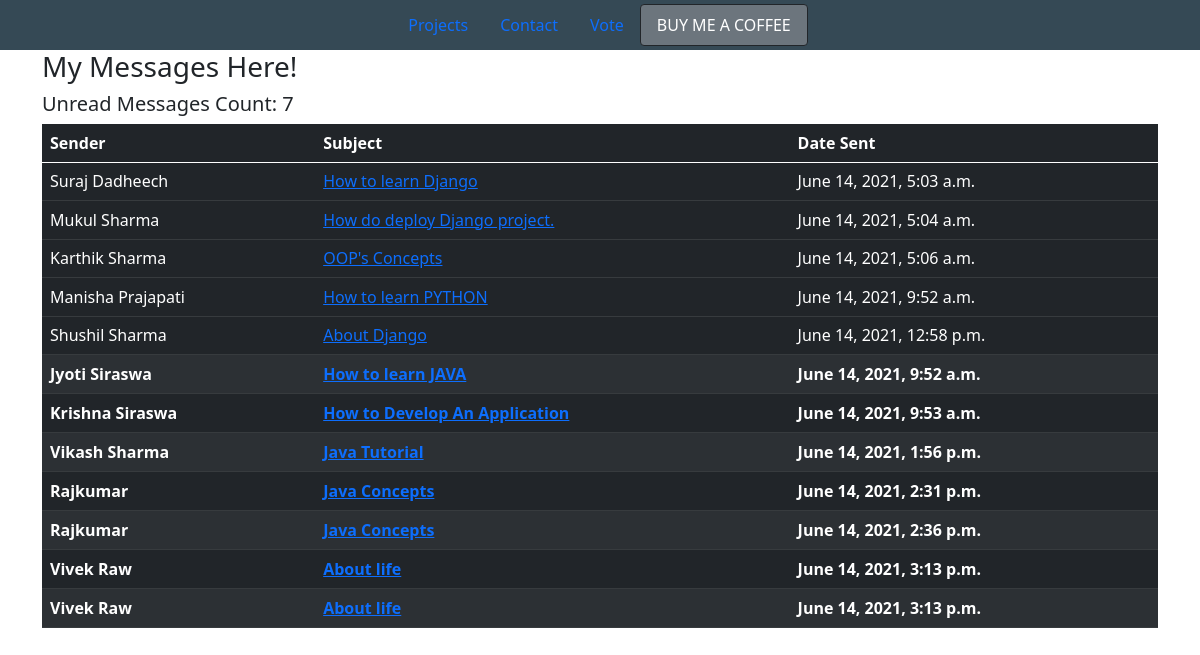
Screenshot of /inbox/ with the database file from the repository.
### base/models.py (models this page shows, shortened)
class Message(models.Model):
    name = models.CharField(max_length=200, null=True)
    email = models.CharField(max_length=200, null=True)
    subject = models.CharField(max_length=200, null=True)
    body = models.TextField()
    is_read = models.BooleanField(default=False)
    created = models.DateTimeField(auto_now_add=True)
    id = models.UUIDField(default=uuid.uuid4, unique=True, primary_key=True, editable=False)

### base/views.py (the view)
# urls.py: path('inbox/', views.inboxPage, name='inbox'),
def inboxPage(request):
    inbox = Message.objects.all().order_by('-is_read')
    unreadCount = Message.objects.filter(is_read=False).count()
    context = {
        'inbox': inbox,
        'unreadCount': unreadCount
    }
    return render(request, 'base/inbox.html', context=context)

### base/templates/base/inbox.html
{% extends 'base/main.html' %}
{% load static %}
{% block content %}
    <div class="container">
        <h3>My Messages Here!</h3>
        <h5>Unread Messages Count: {{ unreadCount }}</h5>
    <table class="table table-dark table-striped">
        <thead>
            <tr>
                <th>Sender</th>
                <th>Subject</th>
                <th>Date Sent</th>
            </tr>
        </thead>
        <tbody>
            {% for message in inbox %}
            {% if message.is_read %}
                <tr></tr>
            {% else %}
                <tr style='font-weight: 900'>
            {% endif %}
                    <td>{{ message.name }}</td>
                    <td>
                    <a href="{% url 'message' message.id %}">
                        {{ message.subject }}
                    </a>
                    </td>
                    <td>{{ message.created }}</td>
                </tr>
            {% endfor %}
        </tbody>
    </table>
    </div>
{% endblock content %}

### static/styles/main.css (style rules this page uses)
html,body { margin:0; padding:0; overflow-x:hidden; }

### rows the page displays
Message: name "Suraj Dadheech", subject "How to learn Django", created "June 14, 2021, 5:03 a.m."
Message: name "Mukul Sharma", subject "How do deploy Django project.", created "June 14, 2021, 5:04 a.m."
Message: name "Karthik Sharma", subject "OOP's Concepts", created "June 14, 2021, 5:06 a.m."
Message: name "Manisha Prajapati", subject "How to learn PYTHON", created "June 14, 2021, 9:52 a.m."
Message: name "Shushil Sharma", subject "About Django", created "June 14, 2021, 12:58 p.m."
Message: name "Jyoti Siraswa", subject "How to learn JAVA", created "June 14, 2021, 9:52 a.m."
Message: name "Krishna Siraswa", subject "How to Develop An Application", created "June 14, 2021, 9:53 a.m."
Message: name "Vikash Sharma", subject "Java Tutorial", created "June 14, 2021, 1:56 p.m."
Message: name "Rajkumar", subject "Java Concepts", created "June 14, 2021, 2:31 p.m."
Message: name "Rajkumar", subject "Java Concepts", created "June 14, 2021, 2:36 p.m."
Message: name "Vivek Raw", subject "About life", created "June 14, 2021, 3:13 p.m."
Message: name "Vivek Raw", subject "About life", created "June 14, 2021, 3:13 p.m."

### other values shown
{{ unreadCount }} "7"
